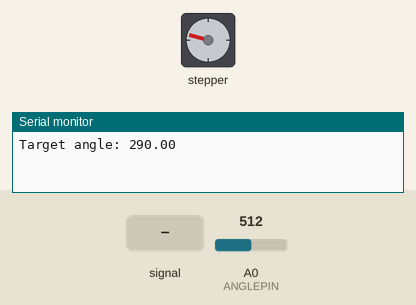
This sketch was run on a simulated Arduino Zero (SAMD21). Parts: stepper motor, the last lines printed to the serial monitor. Wiring (inferred from the names in the program): stepper motor driver (200 steps per turn assumed): step D9; direction D10; enable D8. The test bench sets the inputs (shaded band); at power-on: A0 (ANGLEPIN) = 512 (analog values on the 0–1023 scale). Random numbers use the default seed unless the sketch sets one.

Above: at 1.2 s.
1.3 s: A0 (ANGLEPIN) fed a 200 Hz sine of ±460 counts around its level
2.8 s: A0 (ANGLEPIN) set to 350
5.8 s: A0 (ANGLEPIN) set to 609
8.8 s: A0 (ANGLEPIN) set to 623
At 9.6 s:
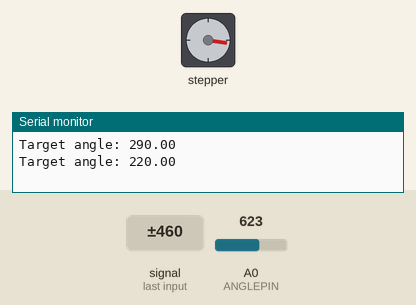
10.3 s: A0 (ANGLEPIN) set to 388
13.3 s: A0 (ANGLEPIN) set to 372
At 14.2 s:
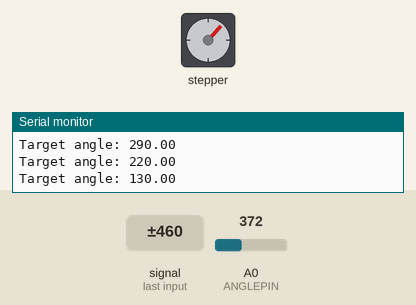
Timing chart, 0 to 62.3 s (numbered marks = the images above; inputs shaded):
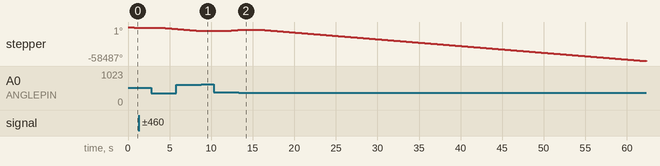

The sketch:

ClosedLoop.ino
```cpp
#define DIRPIN 10
#define STEPPIN 9
#define ENABLEPIN 8
#define ANGLEPIN A0

// Calculating angle scaling for faster computing
constexpr float SCALE = 120.0f / 4095.0f;

float targetAngle = 0.0f;
float currentAngle;

void moveMotor(float tolerance = 1.0f, uint8_t maxCorrections = 3);
float smoothSignal(float);

void setup() {

  // Starting serial
  Serial.begin(115200);

  // Pin definitions
  pinMode (DIRPIN, OUTPUT);
  pinMode (STEPPIN, OUTPUT);
  pinMode (ANGLEPIN, INPUT);
  pinMode (ENABLEPIN, OUTPUT);

  digitalWrite(ENABLEPIN, LOW);
  analogReadResolution(12);
}

void loop() {
  targetAngle = 360 - (random(0, 35) * 10);
  Serial.print("Target angle: ");
  Serial.println(targetAngle);
  moveMotor();

  delay(3000);
}

float smoothSignal (float pin) {
  return ((analogRead(pin) + analogRead(pin) + analogRead(pin)) * SCALE);
}

void moveMotor(float tolerance, uint8_t maxCorrections) {

  // Stop counter
  uint8_t corrections = 0;
  int8_t signChange = 0;

  // Read angle and compute error
  float error = smoothSignal(ANGLEPIN) - targetAngle;

  while (abs(error) > tolerance) {

    // Compute stopping condition
    if ((error > 0 && signChange < 0) || (error < 0 && signChange > 0)) corrections++;
    signChange = (error > 0) - (error < 0);

    // Stop closed loop after some steps
    if (corrections >= maxCorrections) break;

    // Choose rotation direction depending on the error
    digitalWrite(DIRPIN, error < 0 ? LOW : HIGH);

    // Move motor
    digitalWrite(STEPPIN, HIGH);
    delayMicroseconds(600);
    digitalWrite(STEPPIN, LOW);
    delayMicroseconds(600);

    // Update feedback
    error = smoothSignal(ANGLEPIN) - targetAngle;
  }
}
```

Measured:
- the behaviour switches between 622 and 623 on A0 (ANGLEPIN) (found by bisection; images 0 and 1)
- the behaviour switches between 373 and 372 on A0 (ANGLEPIN) (found by bisection; images 1 and 2)
